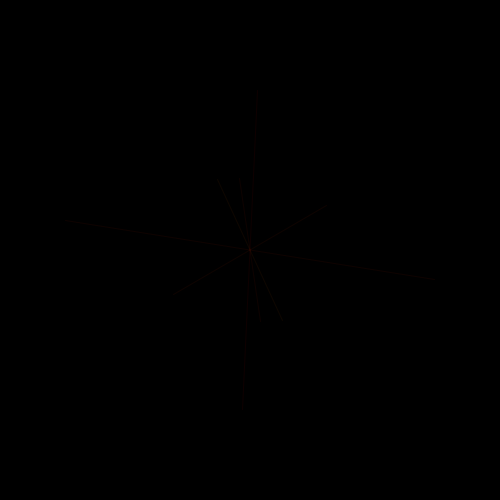
Frame 1 (no input)
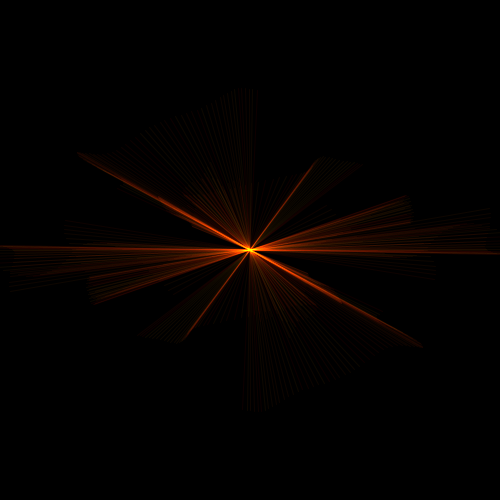
Frame 60 (the mouse pressed at the canvas centre just before this capture)
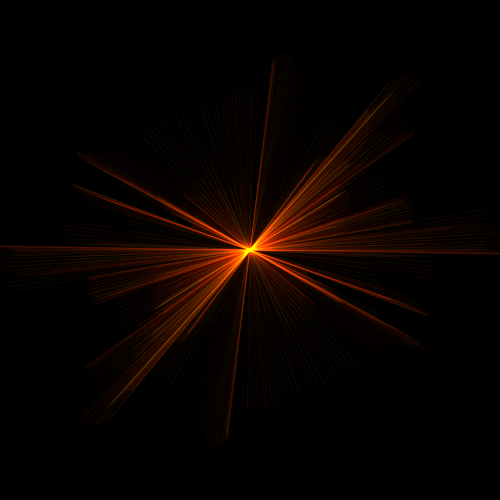
Frame 120 (the mouse held since frame 60 and released just before this capture)

The Processing sketch that drew these frames (run headless with seeded random() and noise(); from frame 60 on, the mouse is pressed at the canvas centre):

// Processing sketch: sketch_007b
// ── sketch_007b.pde
int size=5;
float x[]=new float[size],y[]=new float[size];
float c[]=new float[size];
float seedx[]=new float[size],seedy[]=new float[size],seedc[]=new float[size];
void setup(){
  size(500,500);
  blendMode(ADD);
  colorMode(HSB,360,100,100,100);
  background(0);
  for(int i=0;i<size;i++){
    seedx[i]=random(1000);
    seedy[i]=random(1000);
    seedc[i]=random(1000);
  }
}

void draw(){
  translate(width/2,height/2);
  for(int i=0;i<size;i++){
   x[i]=width/2*map(noise(seedx[i]),0,1,-1.5,1.5);
   y[i]=height/2*map(noise(seedy[i]),0,1,-1.5,1.5);
   c[i]=map(noise(seedc[i]),0,1,0,1000); 
   //0から1000までとして扱う
   stroke(c[i]%36,255,255,6);  //360での剰余を適用
   line(x[i],y[i],-x[i],-y[i]);
   seedx[i]+=0.01;
   seedy[i]+=0.01;
   seedc[i]+=0.01;
  }
}

void mousePressed(){
 setup(); 
  
}
